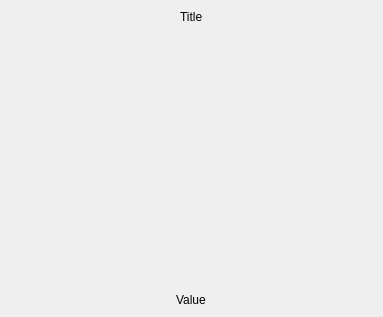
<?xml version="1.0" encoding="UTF-8"?>
<ui version="4.0">
 <class>CircleBar</class>
 <widget class="QWidget" name="CircleBar">
  <property name="geometry">
   <rect>
    <x>0</x>
    <y>0</y>
    <width>383</width>
    <height>317</height>
   </rect>
  </property>
  <property name="sizePolicy">
   <sizepolicy hsizetype="Expanding" vsizetype="Expanding">
    <horstretch>0</horstretch>
    <verstretch>0</verstretch>
   </sizepolicy>
  </property>
  <property name="windowTitle">
   <string notr="true"/>
  </property>
  <layout class="QVBoxLayout" name="verticalLayout">
   <property name="spacing">
    <number>0</number>
   </property>
   <property name="leftMargin">
    <number>0</number>
   </property>
   <property name="topMargin">
    <number>0</number>
   </property>
   <property name="rightMargin">
    <number>0</number>
   </property>
   <property name="bottomMargin">
    <number>0</number>
   </property>
   <item>
    <widget class="QWidget" name="chartWidget" native="true">
     <property name="sizePolicy">
      <sizepolicy hsizetype="Expanding" vsizetype="Expanding">
       <horstretch>0</horstretch>
       <verstretch>0</verstretch>
      </sizepolicy>
     </property>
     <property name="styleSheet">
      <string notr="true"/>
     </property>
     <layout class="QVBoxLayout" name="chartLayout">
      <property name="spacing">
       <number>0</number>
      </property>
      <property name="leftMargin">
       <number>0</number>
      </property>
      <property name="topMargin">
       <number>10</number>
      </property>
      <property name="rightMargin">
       <number>0</number>
      </property>
      <property name="bottomMargin">
       <number>10</number>
      </property>
      <item alignment="Qt::AlignHCenter|Qt::AlignTop">
       <widget class="QLabel" name="chartTitle">
        <property name="styleSheet">
         <string notr="true"/>
        </property>
        <property name="text">
         <string notr="true">Title</string>
        </property>
       </widget>
      </item>
      <item alignment="Qt::AlignHCenter|Qt::AlignBottom">
       <widget class="QLabel" name="chartValue">
        <property name="text">
         <string notr="true">Value</string>
        </property>
       </widget>
      </item>
     </layout>
    </widget>
   </item>
  </layout>
 </widget>
 <resources/>
 <connections/>
</ui>
